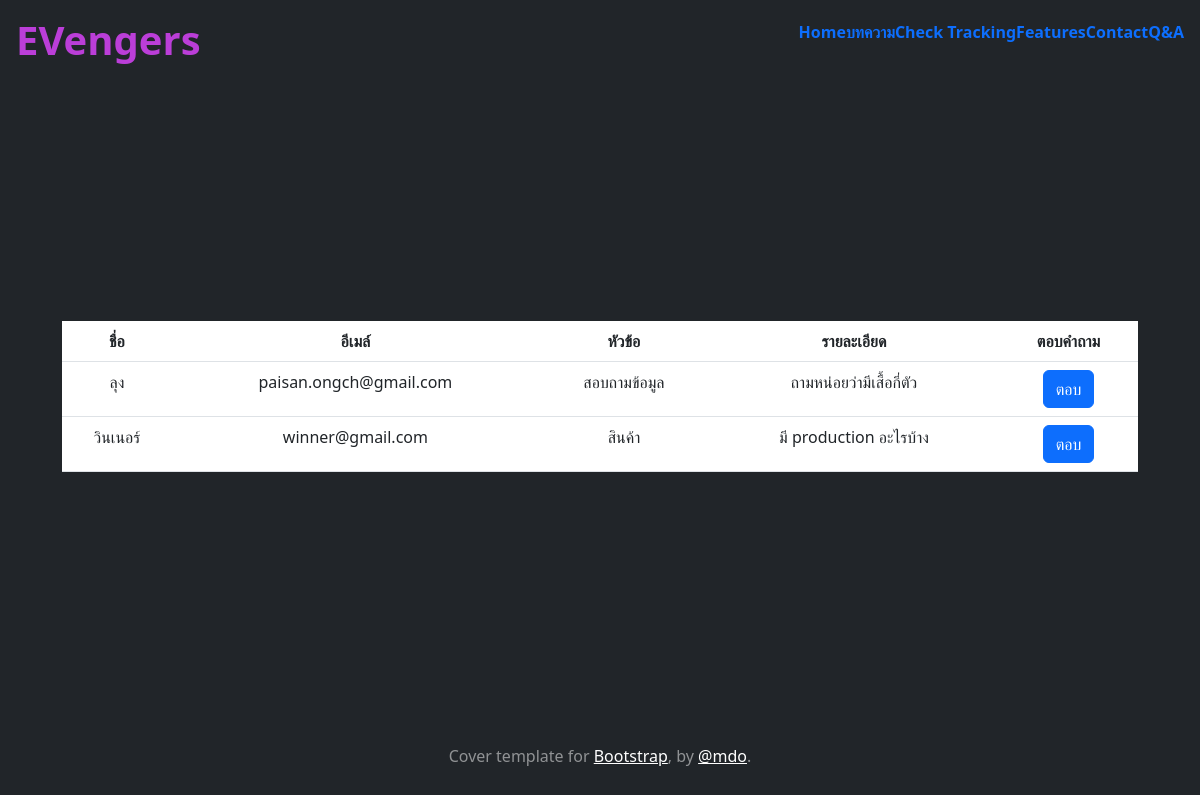
Screenshot of /questions (signed in) with the database file from the repository.
### myapp/models.py (models this page shows, shortened)
class AskQA (models.Model):
    name = models.CharField(max_length=100,null=True,blank=True, verbose_name="ชื่อผู้ติดต่อ")
    email = models.CharField(max_length=100,null=True,blank=True, verbose_name="อีเมล์")
    title = models.CharField(max_length=100,null=True,blank=True, verbose_name="หัวข้อ")
    detail = models.TextField(null=True,blank=True, verbose_name="รายละเอียด")
    detail_answer = models.TextField(null=True,blank=True, verbose_name="คำตอบ")

### myapp/views.py (the view)
# urls.py: path('questions',Questions,name = 'questions'),
@login_required
def Questions(request):
    questions = AskQA.objects.all()
    context = {'questions':questions}
    return render(request,'myapp/questions.html',context)

### myapp/templates/myapp/questions.html (shortened to what this page needs)
{% extends 'myapp/base.html'%}
{% block content%}
<table class="table">
    <thead>
      <tr>
        <th scope="col">ชื่อ</th>
        <th scope="col">อีเมล์</th>
        <th scope="col">หัวข้อ</th>
        <th scope="col">รายละเอียด</th>
        <th scope="col">ตอบคำถาม</th>
      </tr>
    </thead>
    <tbody>
    {%for q in questions%}
      <tr>
        <td>{{q.name}}</td>
        <td>{{q.email}}</td>
        <td>{{q.title}}</td>
        <td>{{q.detail}}</td>
        <td><a href="{% url 'answer' q.id %}" class="btn btn-primary">ตอบ</a></td>
      </tr>
    {%endfor%}
    </tbody>
  </table>
{% endblock content%}

### rows the page displays
AskQA: name "ลุง", email "paisan.ongch@gmail.com", title "สอบถามข้อมูล", detail "ถามหน่อยว่ามีเสื้อกี่ตัว"
AskQA: name "วินเนอร์", email "winner@gmail.com", title "สินค้า", detail "มี production อะไรบ้าง"
